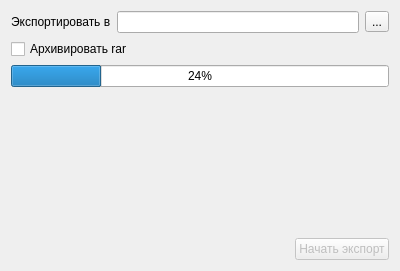
<ui version="4.0" >
 <class>ExportRbComplain_Wizard_2</class>
 <widget class="QDialog" name="ExportRbComplain_Wizard_2" >
  <property name="geometry" >
   <rect>
    <x>0</x>
    <y>0</y>
    <width>400</width>
    <height>271</height>
   </rect>
  </property>
  <layout class="QGridLayout" >
   <item row="0" column="0" >
    <layout class="QHBoxLayout" >
     <property name="spacing" >
      <number>6</number>
     </property>
     <property name="margin" >
      <number>0</number>
     </property>
     <item>
      <widget class="QLabel" name="label" >
       <property name="text" >
        <string>Экспортировать в</string>
       </property>
      </widget>
     </item>
     <item>
      <widget class="QLineEdit" name="edtFileName" />
     </item>
     <item>
      <widget class="QToolButton" name="btnSelectFile" >
       <property name="text" >
        <string>...</string>
       </property>
      </widget>
     </item>
    </layout>
   </item>
   <item row="2" column="0" >
    <layout class="QHBoxLayout" >
     <property name="spacing" >
      <number>6</number>
     </property>
     <property name="margin" >
      <number>0</number>
     </property>
    </layout>
   </item>
   <item row="4" column="0" >
    <widget class="CProgressBar" name="progressBar" >
     <property name="value" >
      <number>24</number>
     </property>
     <property name="orientation" >
      <enum>Qt::Horizontal</enum>
     </property>
    </widget>
   </item>
   <item row="5" column="0" >
    <widget class="QLabel" name="stat" >
     <property name="text" >
      <string/>
     </property>
    </widget>
   </item>
   <item row="6" column="0" >
    <spacer>
     <property name="orientation" >
      <enum>Qt::Vertical</enum>
     </property>
     <property name="sizeHint" stdset="0" >
      <size>
       <width>20</width>
       <height>40</height>
      </size>
     </property>
    </spacer>
   </item>
   <item row="7" column="0" >
    <layout class="QHBoxLayout" >
     <property name="spacing" >
      <number>6</number>
     </property>
     <property name="margin" >
      <number>0</number>
     </property>
     <item>
      <spacer>
       <property name="orientation" >
        <enum>Qt::Horizontal</enum>
       </property>
       <property name="sizeHint" stdset="0" >
        <size>
         <width>40</width>
         <height>20</height>
        </size>
       </property>
      </spacer>
     </item>
     <item>
      <widget class="QPushButton" name="btnExport" >
       <property name="enabled" >
        <bool>false</bool>
       </property>
       <property name="text" >
        <string>Начать экспорт</string>
       </property>
      </widget>
     </item>
    </layout>
   </item>
   <item row="1" column="0" >
    <widget class="QCheckBox" name="checkRAR" >
     <property name="text" >
      <string>Архивировать rar</string>
     </property>
     <property name="checkable" >
      <bool>true</bool>
     </property>
    </widget>
   </item>
  </layout>
 </widget>
 <customwidgets>
  <customwidget>
   <class>CProgressBar</class>
   <extends>QProgressBar</extends>
   <header>library/ProgressBar.h</header>
  </customwidget>
 </customwidgets>
 <resources/>
 <connections/>
</ui>
